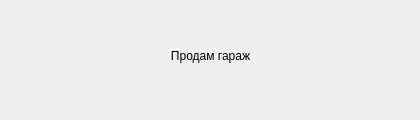
<?xml version="1.0" encoding="UTF-8"?>
<ui version="4.0">
 <class>notif_w_action</class>
 <widget class="QWidget" name="notif_w_action">
  <property name="geometry">
   <rect>
    <x>0</x>
    <y>0</y>
    <width>420</width>
    <height>120</height>
   </rect>
  </property>
  <property name="windowTitle">
   <string>Form</string>
  </property>
  <widget class="QLabel" name="label">
   <property name="geometry">
    <rect>
     <x>30</x>
     <y>30</y>
     <width>361</width>
     <height>51</height>
    </rect>
   </property>
   <property name="text">
    <string>Продам гараж</string>
   </property>
   <property name="alignment">
    <set>Qt::AlignCenter</set>
   </property>
  </widget>
 </widget>
 <resources/>
 <connections/>
</ui>
